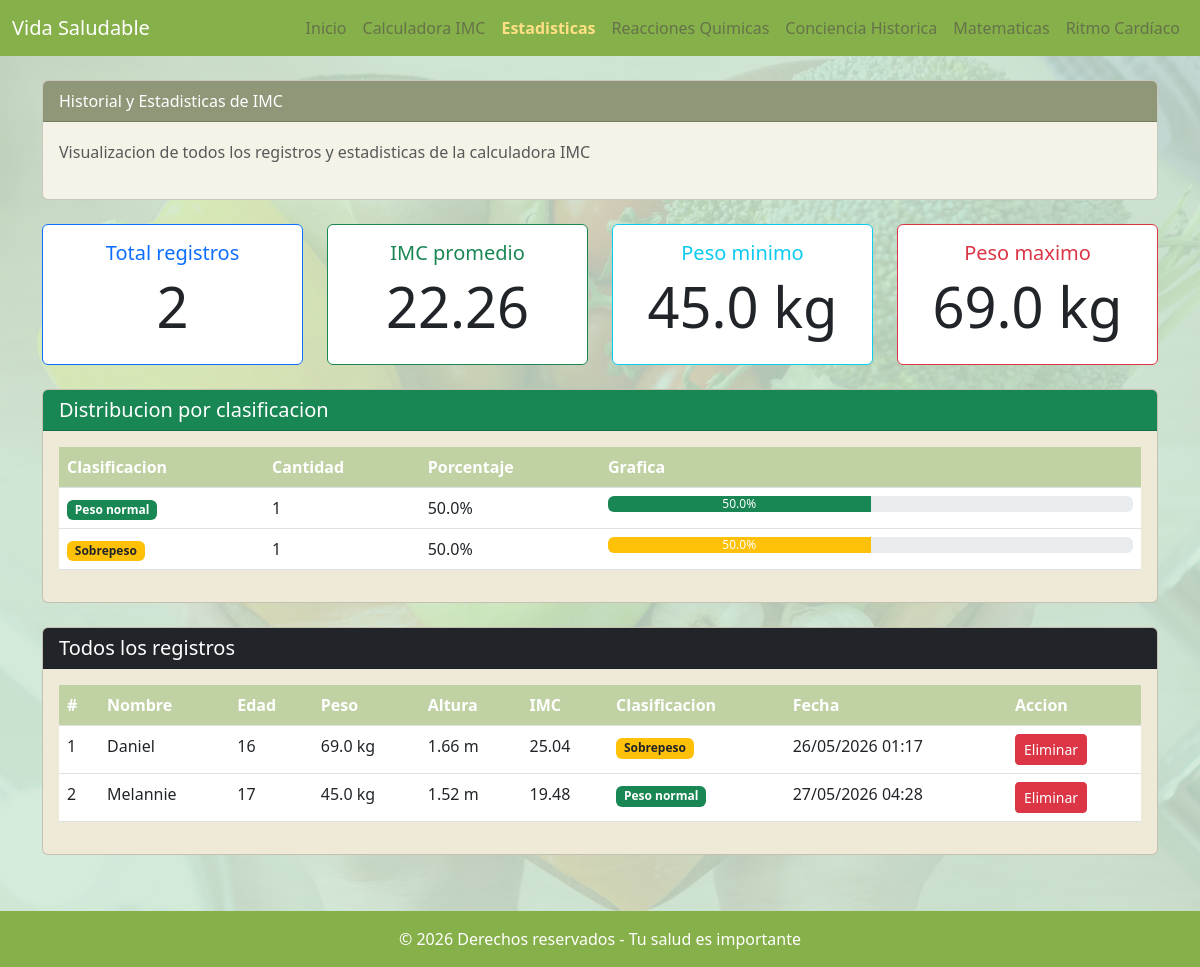
The page /historial on the database its author committed.
### app.py (models this page shows)
class RegistroIMC(db.Model):
    __tablename__ = 'registros_imc'
    id = db.Column(db.Integer, primary_key=True)
    nombre = db.Column(db.String(100), nullable=False)
    edad = db.Column(db.Integer)
    peso = db.Column(db.Float, nullable=False)
    altura = db.Column(db.Float, nullable=False)
    imc = db.Column(db.Float, nullable=False)
    clasificacion = db.Column(db.String(50))
    fecha_registro = db.Column(db.DateTime, default=datetime.utcnow)

### app.py (the view)
@app.route('/historial')
def historial():
    registros = RegistroIMC.query.order_by(RegistroIMC.fecha_registro.asc()).all()
    total_registros = len(registros)
    if total_registros > 0:
        imc_promedio = round(sum(r.imc for r in registros) / total_registros, 2)
        peso_minimo = min(r.peso for r in registros)
        peso_maximo = max(r.peso for r in registros)
        bajo_peso = len([r for r in registros if r.clasificacion == 'Bajo peso'])
        peso_normal = len([r for r in registros if r.clasificacion == 'Peso normal'])
        sobrepeso = len([r for r in registros if r.clasificacion == 'Sobrepeso'])
        obesidad = len([r for r in registros if 'Obesidad' in r.clasificacion])
        distribucion = []
        if bajo_peso > 0:
            distribucion.append({'clasificacion': 'Bajo peso', 'cantidad': bajo_peso, 'porcentaje': round(bajo_peso / total_registros * 100, 1)})
        if peso_normal > 0:
            distribucion.append({'clasificacion': 'Peso normal', 'cantidad': peso_normal, 'porcentaje': round(peso_normal / total_registros * 100, 1)})
        if sobrepeso > 0:
            distribucion.append({'clasificacion': 'Sobrepeso', 'cantidad': sobrepeso, 'porcentaje': round(sobrepeso / total_registros * 100, 1)})
        if obesidad > 0:
            distribucion.append({'clasificacion': 'Obesidad', 'cantidad': obesidad, 'porcentaje': round(obesidad / total_registros * 100, 1)})
    else:
        imc_promedio = 0
        peso_minimo = 0
        peso_maximo = 0
        distribucion = []
    return render_template('historial.html',registros=registros,total_registros=total_registros,imc_promedio=imc_promedio,peso_minimo=peso_minimo,peso_maximo=peso_maximo,distribucion=distribucion)

### templates/historial.html (shortened to what this page needs)
{% extends "base.html" %}
{% block contenido %}
<section class="container pt-4">
    <div class="row">
        <div class="col-12">
            <div class="card card3 mb-4">
                <div class="card-header nav2 text-white">Historial y Estadisticas de IMC</div>
                <div class="card-body">
                    <p class="text-muted">Visualizacion de todos los registros y estadisticas de la calculadora IMC</p>
                </div>
            </div>
        </div>
    </div>
    <div class="row mb-4">
        <div class="col-md-3">
            <div class="card text-center border-primary">
                <div class="card-body">
                    <h5 class="text-primary">Total registros</h5>
                    <h2 class="display-4">{{ total_registros }}</h2>
                </div>
            </div>
        </div>
        <div class="col-md-3">
            <div class="card text-center border-success">
                <div class="card-body">
                    <h5 class="text-success">IMC promedio</h5>
                    <h2 class="display-4">{{ imc_promedio }}</h2>
                </div>
            </div>
        </div>
        <div class="col-md-3">
            <div class="card text-center border-info">
                <div class="card-body">
                    <h5 class="text-info">Peso minimo</h5>
                    <h2 class="display-4">{{ peso_minimo }} kg</h2>
                </div>
            </div>
        </div>
        <div class="col-md-3">
            <div class="card text-center border-danger">
                <div class="card-body">
                    <h5 class="text-danger">Peso maximo</h5>
                    <h2 class="display-4">{{ peso_maximo }} kg</h2>
                </div>
            </div>
        </div>
    </div>
    <div class="row mb-4">
        <div class="col-12">
            <div class="card card2">
                <div class="card-header bg-success text-white">
                    <h5 class="mb-0">Distribucion por clasificacion</h5>
                </div>
                <div class="card-body">
                    {% if distribucion %}
                    <div class="table-responsive">
                        <table class="table">
                            <thead>
                                <tr>
                                    <th>Clasificacion</th>
                                    <th>Cantidad</th>
                                    <th>Porcentaje</th>
                                    <th>Grafica</th>
                                </tr>
                            </thead>
                            <tbody>
                                {% for item in distribucion %}
                                <tr>
                                    <td>
                                        {% if item.clasificacion == 'Bajo peso' %}
                                            <span class="badge bg-warning text-dark">Bajo peso</span>
                                        {% elif item.clasificacion == 'Peso normal' %}
                                            <span class="badge bg-success">Peso normal</span>
                                        {% elif item.clasificacion == 'Sobrepeso' %}
                                            <span class="badge bg-warning text-dark">Sobrepeso</span>
                                        {% else %}
                                            <span class="badge bg-danger">Obesidad</span>
                                        {% endif %}
                                    </strong></td>
                                    <td>{{ item.cantidad }}</strong></td>
                                    <td>{{ item.porcentaje }}%</strong></td>
                                    <td style="width: 50%;">
                                        <div class="progress">
                                            <div class="progress-bar
                                                {% if item.clasificacion == 'Bajo peso' %}bg-warning
                                                {% elif item.clasificacion == 'Peso normal' %}bg-success
                                                {% elif item.clasificacion == 'Sobrepeso' %}bg-warning
                                                {% else %}bg-danger{% endif %}"
                                                role="progressbar"
                                                style="width: {{ item.porcentaje }}%"
                                                aria-valuenow="{{ item.porcentaje }}"
                                                aria-valuemin="0"
                                                aria-valuemax="100">
                                                {{ item.porcentaje }}%
                                            </div>
                                        </div>
                                </tr>
                                {% endfor %}
                            </tbody>
                        </table>
                    </div>
                    {% else %}
                    <div class="alert alert-info text-center">
                        No hay datos suficientes para mostrar estadisticas
                    </div>
                    {% endif %}
                </div>
            </div>
        </div>
    </div>
    <div class="row mt-4">
        <div class="col-12">
            <div class="card card2">
                <div class="card-header bg-dark text-white">
                    <h5 class="mb-0">Todos los registros</h5>
                </div>
                <div class="card-body">
                    {% if registros %}
                    <div class="table-responsive">
                        <table class="table table-hover">
                            <thead>
                                <tr>
                                    <th>#</th>
                                    <th>Nombre</th>
                                    <th>Edad</th>
                                    <th>Peso</th>
                                    <th>Altura</th>
                                    <th>IMC</th>
                                    <th>Clasificacion</th>
                                    <th>Fecha</th>
                                    <th>Accion</th>
                                </tr>
                            </thead>
                            <tbody>
                                {% for r in registros %}
                                <tr>
                                    <td>{{ loop.index }}
                                    <td>{{ r.nombre }}</strong>  </strong>
                                    <td>{{ r.edad or '-' }}</strong>  </strong>
                                    <td>{{ r.peso }} kg</strong>  </strong>
                                    <td>{{ r.altura }} m</strong>  </strong>
                                    <td>{{ r.imc }}</strong>  </strong>
                                    <td>
                                        {% if r.clasificacion == 'Bajo peso' %}
                                            <span class="badge bg-warning text-dark">Bajo peso</span>
                                        {% elif r.clasificacion == 'Peso normal' %}
                                            <span class="badge bg-success">Peso normal</span>
                                        {% elif r.clasificacion == 'Sobrepeso' %}
                                            <span class="badge bg-warning text-dark">Sobrepeso</span>
                                        {% elif r.clasificacion == 'Obesidad grado I' %}
                                            <span class="badge bg-danger">Obesidad grado I</span>
                                        {% elif r.clasificacion == 'Obesidad grado II' %}
                                            <span class="badge bg-danger">Obesidad grado II</span>
                                        {% elif r.clasificacion == 'Obesidad grado III' %}
                                            <span class="badge bg-danger">Obesidad grado III</span>
                                        {% else %}
                                            <span class="badge bg-secondary">{{ r.clasificacion }}</span>
                                        {% endif %}
                                    <td>{{ r.fecha_registro.strftime('%d/%m/%Y %H:%M') }}</strong>
                                    <td>
                                        <a href="{{ url_for('eliminar', id=r.id) }}" class="btn btn-sm btn-danger"
                                            onclick="return confirm('Eliminar este registro?')">
                                            Eliminar
                                        </a>
                                </tr>
                                {% endfor %}
                            </tbody>
                        </table>
                    </div>
                    {% else %}
                    <div class="alert alert-info text-center">
                        No hay registros disponibles
                    </div>
                    {% endif %}
                </div>
            </div>
        </div>
    </div>
</section>
{% endblock %}

### static/estilos.css (style rules this page uses)
body { background-image: url('/static/img/algo.webp'); background-size: cover; background-position: center; background-attachment: fixed; background-repeat: no-repeat; position: relative; }
body::before { content: ''; position: fixed; top: 0; left: 0; width: 100%; height: 100%; background-color: #cfe8d5d9; z-index: -1; }
.card2 { background-color: #EFEAD8; }
.card3 { background-color: #f5f2e7; }
.nav2 { background-color: #8F9779; }
.table thead th { background-color: #c0d1a4 !important; color: white !important; }
.card-body p { line-height: 1.8; }

### rows shown on the page
RegistroIMC: peso "45.0", nombre "Melannie", edad "17", altura "1.52", imc "19.48", clasificacion "Peso normal", fecha_registro "27/05/2026 04:28"
RegistroIMC: peso "69.0", nombre "Daniel", edad "16", altura "1.66", imc "25.04", clasificacion "Sobrepeso", fecha_registro "26/05/2026 01:17"

### other values the page prints
{{ total_registros }} "2"
{{ imc_promedio }} "22.26"
{{ item.cantidad }} "1" "1"
{{ item.porcentaje }} "50.0" "50.0"
